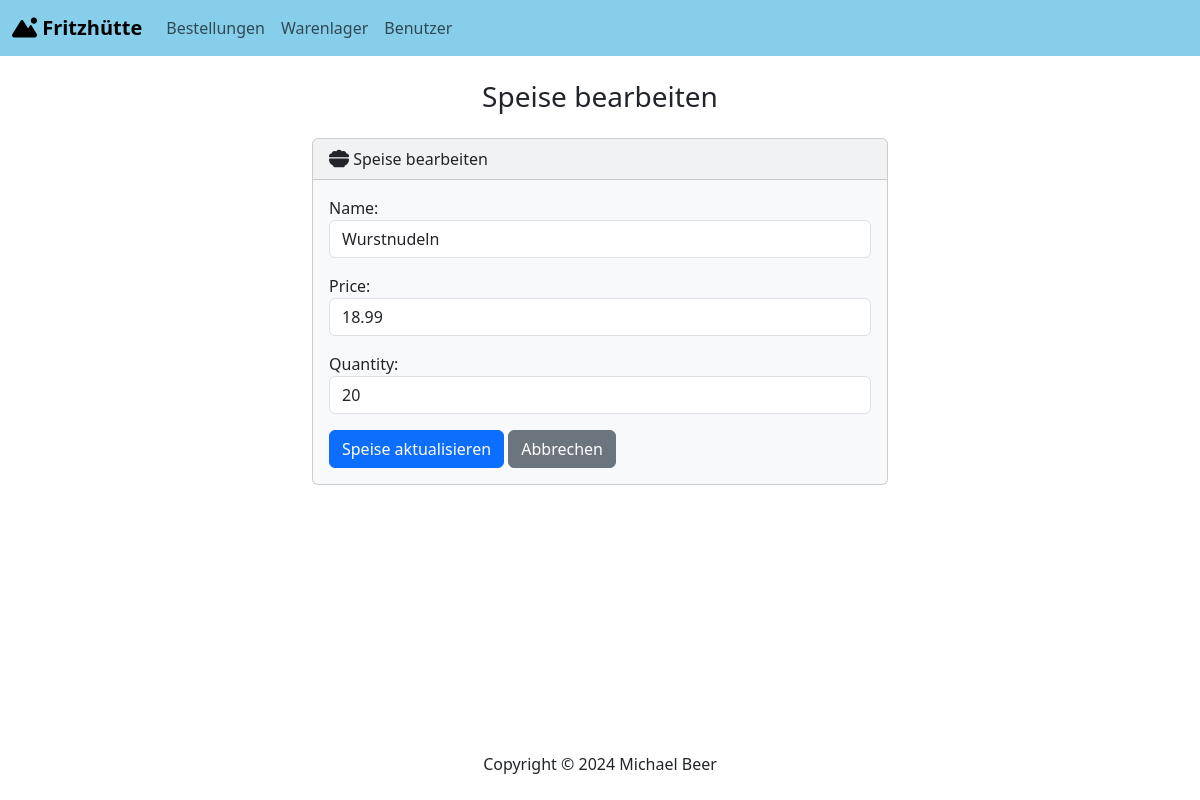
Screenshot of /warehouse/edit_food/2 with the database file from the repository.
### warehouse/models.py (models this page shows, shortened)
class Item(models.Model):
    name = models.CharField(max_length=100)
    price = models.DecimalField(max_digits=5, decimal_places=2)
    quantity = models.IntegerField()
    category = models.CharField(max_length=100, default='Food')
    class Meta:
        abstract = True

class Food(Item):
    class Meta:
        verbose_name_plural = 'Food'

### warehouse/views.py (the view)
# urls.py: path('edit_food/<int:food_id>', views.edit_food, name='edit_food'),
def edit_food(request, food_id):
    food_instance = get_object_or_404(Food, id=food_id)
    if request.method == 'POST':
        form = FoodForm(request.POST, instance=food_instance)
        if form.is_valid():
            form.save()
            messages.success(request, 'Die Speise wurde erfolgreich geändert.')
            return redirect('index')
    else:
        form = FoodForm(instance=food_instance)
    return render(request, 'warehouse/edit_food.html', {'form': form})

### warehouse/forms.py (shortened to what this page needs)
class FoodForm(forms.ModelForm):
    class Meta:
        model = Food
        fields = ['name', 'price', 'quantity', 'category']
        widgets = {
            'name': forms.TextInput(attrs={'class': 'form-control'}),
            'price': forms.NumberInput(attrs={'class': 'form-control'}),
            'quantity': forms.NumberInput(attrs={'class': 'form-control'}),
            'category': forms.HiddenInput(attrs={'class': 'form-control'},),
        }

### warehouse/templates/warehouse/edit_food.html (shortened to what this page needs)
{% extends "base.html" %}
{% block body %}
    <h3 class="text-center m-4">Speise bearbeiten</h3>
    <div class="row justify-content-center">
        <div class="col-md-6">
            <div class="card bg-light mb-3">
                <div class="card-header">
                    <i class="fa-solid fa-bowl-food fa-lg"></i> Speise bearbeiten
                </div>
                <div class="card-body">
                    <form action="" method="POST">
                        <div class="mb-3">
                            {{ form.as_p }}
                        </div>
                        <button type="submit" class="btn btn-primary">Speise aktualisieren</button>
                        <a href="{% url 'index' %}" class="btn btn-secondary">Abbrechen</a>
                      </form>
                </div>
            </div>
        </div>
    </div>
{% endblock %}

### rows the page displays
Food: name "Wurstnudeln", price "18.99", quantity "20"
